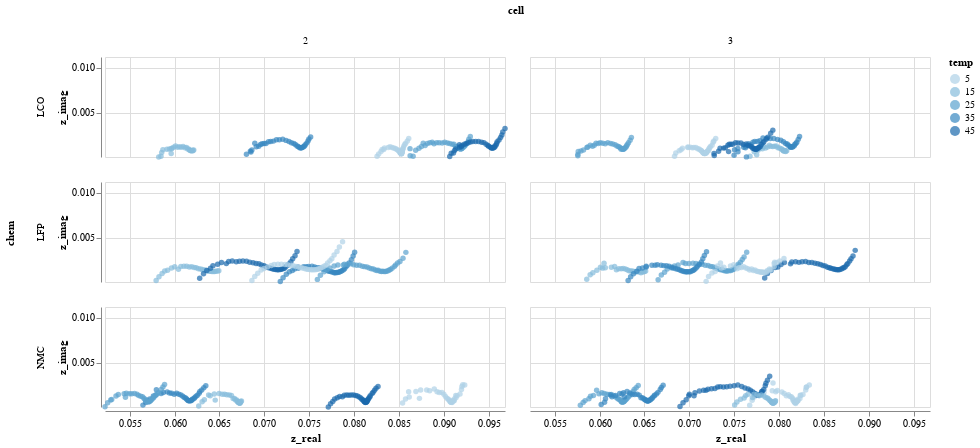

The code cell stored with this chart in its notebook:
### Code cell
from utilities import get_ranges
min_x, max_x, min_y, max_y = get_ranges(data, y_scale=4)

alt.Chart(data).mark_circle().encode(
    x=alt.X('z_real:Q', scale=alt.Scale(zero=False, domain=[min_x, max_x])),
    y=alt.Y('z_imag:Q', scale=alt.Scale(zero=False, domain=[min_y, max_y])),
    color='temp:O'
).properties(
    width=400,
    height=100
).facet(row='chem', column='cell')

### Figure 1 — Vega-Lite specification as saved in the notebook (floating-point values rounded to 4 significant figures; data arrays with more than 128 entries replaced by an {"elided": "..."} marker saying what was removed)
{"$schema": "https://vega.github.io/schema/vega-lite/v3.2.1.json", "config": {"mark": {"tooltip": null}, "view": {"height": 300, "width": 400}}, "data": {"name": "data-24fc68ab786d24c39d58f13ff6dca9ae"}, "datasets": {"data-24fc68ab786d24c39d58f13ff6dca9ae": {"elided": "1073 records"}}, "facet": {"column": {"field": "cell", "type": "nominal"}, "row": {"field": "chem", "type": "nominal"}}, "spec": {"encoding": {"color": {"field": "temp", "type": "ordinal"}, "x": {"field": "z_real", "scale": {"domain": [0.05225, 0.09679], "zero": false}, "type": "quantitative"}, "y": {"field": "z_imag", "scale": {"domain": [6.728e-05, 0.0112], "zero": false}, "type": "quantitative"}}, "height": 100, "mark": "circle", "width": 400}}
